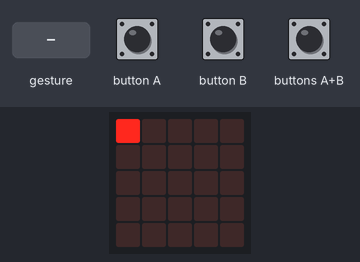
Bench run of a program on a simulated BBC micro:bit (MakeCode). On the bench: the board's 5×5 LED display. The test bench sets the inputs (shaded band). A tilt is held for 1.5 s and a shake lasts 1 s, then the board lies face up again.

Above: at 1.2 s.
1.3 s: gesture 'tilt left'
At 3.5 s:
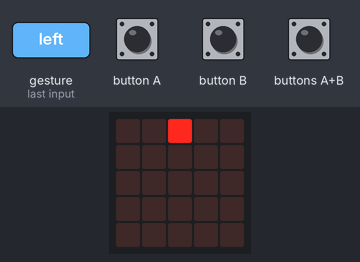
3.7 s: buttons A+B pressed for 0.15 s
At 4.8 s:
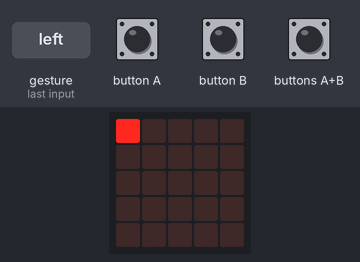
5.5 s: gesture 'logo up'
At 7.7 s:
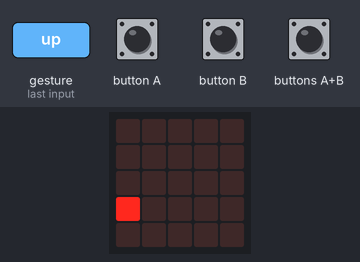
7.9 s: gesture 'tilt right'
At 10.1 s:
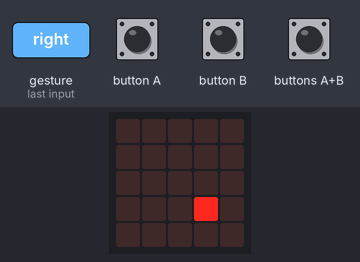
10.3 s: gesture 'logo down'
At 12.1 s:
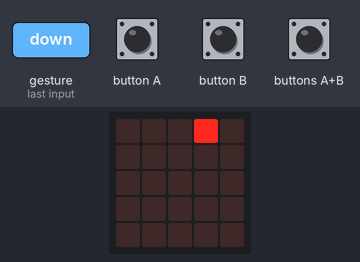
13.1 s: buttons A+B pressed for 1 s
At 15.0 s:
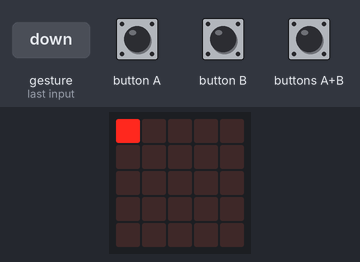
Timing chart, 0 to 16.5 s (numbered marks = the images above; inputs shaded):
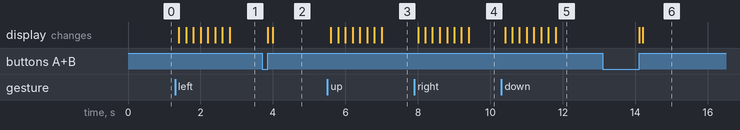

The program:

main.ts
```typescript
// ############################################

// change any of these constants below to your liking!
const useGyro = true
const ledOverflow = true

const startX = 0 // starting horizontal position
const startY = 0 // starting vertical position

const delay = 200 // delay in milliseconds
const buttonsSwapped = false
const controlsSwapped = false

// how to plot leds
const blink = false
const reversed = false

// ############################################

let x = startX
let y = startY

let button1 = Button.A
let button2 = Button.B

if (buttonsSwapped) {
    button1 = Button.B
    button2 = Button.A
}

input.onButtonPressed(Button.AB, () => {
    if (useGyro) {
        basic.clearScreen()
        x = startX
        y = startY
    }
})

let increment = 1
if (controlsSwapped) {
    increment = -1
}

const mod = (a: number, b: number) => ledOverflow ? ((a % b) + b) % b : Math.max(Math.min(a, 4), 0)


loops.everyInterval(delay, () => {
    if (useGyro) {
        if (input.isGesture(Gesture.TiltLeft)) {
            x = mod(x - increment, 5)
        }
        if (input.isGesture(Gesture.TiltRight)) {
            x = mod(x + increment, 5)
        }
        if (input.isGesture(Gesture.LogoUp)) {
            y = mod(y + increment, 5)
        }
        if (input.isGesture(Gesture.LogoDown)) {
            y = mod(y - increment, 5)
        }
    } else {
        if (input.buttonIsPressed(button1)) {
            x = mod(x + increment, 5)
        }
        if (input.buttonIsPressed(button2)) {
            y = mod(y + increment, 5)
        }
    }
    if (blink) {
        if (reversed) {
            basic.showLeds(`
        # # # # #
        # # # # #
        # # # # #
        # # # # #
        # # # # #
        `)
            led.unplot(x, y)
        } else {
            basic.showLeds(`
        . . . . .
        . . . . .
        . . . . .
        . . . . .
        . . . . .
        `)
            led.plot(x, y)
        }
    }
    if (reversed) {
        for (let i = 0; i < 5; i++) {
            for (let j = 0; j < 5; j++) {
                led.plot(i, j)
            }
        }
        led.unplot(x, y)
    } else {
        basic.clearScreen()
        led.plot(x, y)
    }
})

if (input.buttonIsPressed(Button.AB)) { } // for initializing A + B button in makecode Simulator
```

Measured:
- after the input at 1.3 s, the display: first changes after 0.10 s (image 1 shows a later state)
- after the input at 3.7 s, the display: first changes after 0.15 s (image 2 shows a later state)
- after the input at 5.5 s, the display: first changes after 0.10 s (image 3 shows a later state)
- after the input at 7.9 s, the display: first changes after 0.10 s (image 4 shows a later state)
- after the input at 10.3 s, the display: first changes after 0.10 s (image 5 shows a later state)
- after the input at 13.1 s, the display: first changes after 1.0 s (image 6 shows a later state)
